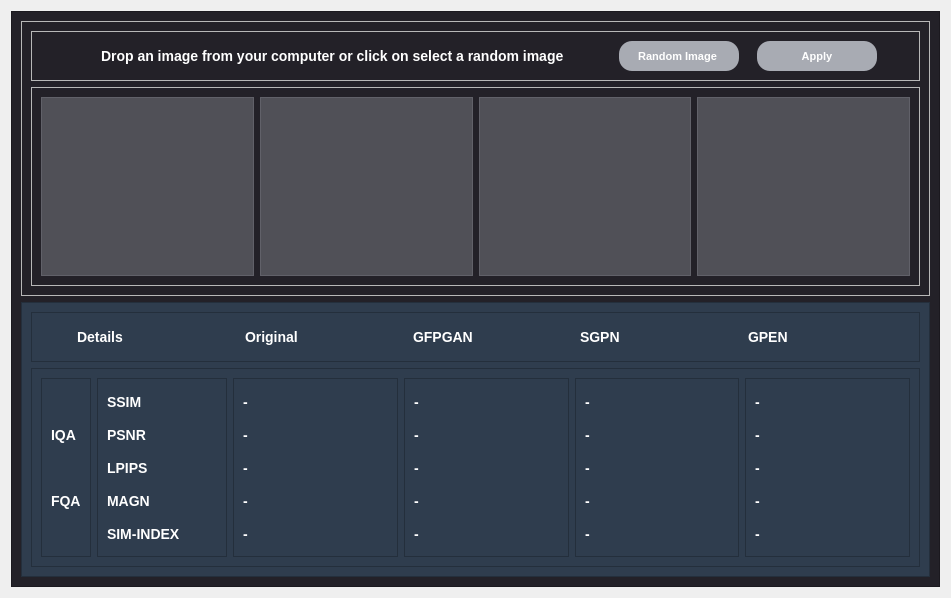
<?xml version="1.0" encoding="UTF-8"?>
<ui version="4.0">
 <class>Form</class>
 <widget class="QWidget" name="Form">
  <property name="geometry">
   <rect>
    <x>0</x>
    <y>0</y>
    <width>951</width>
    <height>598</height>
   </rect>
  </property>
  <property name="windowTitle">
   <string>Form</string>
  </property>
  <property name="styleSheet">
   <string notr="true">#MainPage{
background-color:rgba(35, 33, 40, 1);
}
#metricsFrame{
background-color:rgba(47, 61, 78, 1);
}
#selectionLB{
color:rgba(255, 255, 255, 1);
font-size:14px;
font-weight:bold;

}
#RandomBT{
font-size:11px;
font-weight:bold;
color:rgba(255, 255, 255, 1);
background-color:rgba(168, 171, 179, 1);
}
QPushButton {
    border-radius: 13px; /* Adjust the value to change the roundness */
}

#ApplyBT{
font-size:11px;
color:rgba(255, 255, 255, 1);
font-weight:bold;
background-color:rgba(168, 171, 179, 1);
}
QLabel{
color:rgba(255, 255, 255, 1);
font-size:14px;
font-weight:bold;
}</string>
  </property>
  <layout class="QGridLayout" name="gridLayout">
   <item row="0" column="0">
    <widget class="QFrame" name="MainPage">
     <property name="frameShape">
      <enum>QFrame::StyledPanel</enum>
     </property>
     <property name="frameShadow">
      <enum>QFrame::Raised</enum>
     </property>
     <layout class="QVBoxLayout" name="verticalLayout">
      <item>
       <widget class="QFrame" name="frame">
        <property name="sizePolicy">
         <sizepolicy hsizetype="Expanding" vsizetype="Expanding">
          <horstretch>0</horstretch>
          <verstretch>0</verstretch>
         </sizepolicy>
        </property>
        <property name="styleSheet">
         <string notr="true"/>
        </property>
        <property name="frameShape">
         <enum>QFrame::StyledPanel</enum>
        </property>
        <property name="frameShadow">
         <enum>QFrame::Raised</enum>
        </property>
        <layout class="QVBoxLayout" name="verticalLayout_2">
         <item>
          <widget class="QFrame" name="frame_2">
           <property name="sizePolicy">
            <sizepolicy hsizetype="Expanding" vsizetype="Expanding">
             <horstretch>0</horstretch>
             <verstretch>0</verstretch>
            </sizepolicy>
           </property>
           <property name="minimumSize">
            <size>
             <width>700</width>
             <height>50</height>
            </size>
           </property>
           <property name="maximumSize">
            <size>
             <width>1100</width>
             <height>50</height>
            </size>
           </property>
           <property name="frameShape">
            <enum>QFrame::StyledPanel</enum>
           </property>
           <property name="frameShadow">
            <enum>QFrame::Raised</enum>
           </property>
           <layout class="QHBoxLayout" name="horizontalLayout_2">
            <item>
             <widget class="QLabel" name="selectionIcon">
              <property name="sizePolicy">
               <sizepolicy hsizetype="Fixed" vsizetype="Fixed">
                <horstretch>0</horstretch>
                <verstretch>0</verstretch>
               </sizepolicy>
              </property>
              <property name="maximumSize">
               <size>
                <width>30</width>
                <height>30</height>
               </size>
              </property>
              <property name="text">
               <string/>
              </property>
              <property name="pixmap">
               <pixmap>:/icon1/C:/Users/HP/Downloads/identifiant-du-visage.png</pixmap>
              </property>
              <property name="scaledContents">
               <bool>true</bool>
              </property>
             </widget>
            </item>
            <item>
             <widget class="QLabel" name="selectionLB">
              <property name="sizePolicy">
               <sizepolicy hsizetype="Fixed" vsizetype="Fixed">
                <horstretch>0</horstretch>
                <verstretch>0</verstretch>
               </sizepolicy>
              </property>
              <property name="maximumSize">
               <size>
                <width>500</width>
                <height>90</height>
               </size>
              </property>
              <property name="text">
               <string>Drop an image from your computer or click on select a random image</string>
              </property>
             </widget>
            </item>
            <item>
             <widget class="QPushButton" name="RandomBT">
              <property name="sizePolicy">
               <sizepolicy hsizetype="Preferred" vsizetype="Preferred">
                <horstretch>0</horstretch>
                <verstretch>0</verstretch>
               </sizepolicy>
              </property>
              <property name="minimumSize">
               <size>
                <width>90</width>
                <height>30</height>
               </size>
              </property>
              <property name="maximumSize">
               <size>
                <width>120</width>
                <height>50</height>
               </size>
              </property>
              <property name="text">
               <string>Random Image </string>
              </property>
             </widget>
            </item>
            <item>
             <widget class="QPushButton" name="ApplyBT">
              <property name="sizePolicy">
               <sizepolicy hsizetype="Preferred" vsizetype="Preferred">
                <horstretch>0</horstretch>
                <verstretch>10</verstretch>
               </sizepolicy>
              </property>
              <property name="minimumSize">
               <size>
                <width>90</width>
                <height>30</height>
               </size>
              </property>
              <property name="maximumSize">
               <size>
                <width>120</width>
                <height>50</height>
               </size>
              </property>
              <property name="text">
               <string>Apply</string>
              </property>
             </widget>
            </item>
            <item>
             <spacer name="horizontalSpacer_2">
              <property name="orientation">
               <enum>Qt::Horizontal</enum>
              </property>
              <property name="sizeType">
               <enum>QSizePolicy::Fixed</enum>
              </property>
              <property name="sizeHint" stdset="0">
               <size>
                <width>20</width>
                <height>20</height>
               </size>
              </property>
             </spacer>
            </item>
           </layout>
          </widget>
         </item>
         <item>
          <widget class="QFrame" name="frame_3">
           <property name="sizePolicy">
            <sizepolicy hsizetype="Expanding" vsizetype="Expanding">
             <horstretch>0</horstretch>
             <verstretch>0</verstretch>
            </sizepolicy>
           </property>
           <property name="frameShape">
            <enum>QFrame::StyledPanel</enum>
           </property>
           <property name="frameShadow">
            <enum>QFrame::Raised</enum>
           </property>
           <layout class="QHBoxLayout" name="horizontalLayout">
            <item>
             <widget class="QFrame" name="orginalImg">
              <property name="minimumSize">
               <size>
                <width>170</width>
                <height>170</height>
               </size>
              </property>
              <property name="styleSheet">
               <string notr="true">background-color: rgba(168, 171, 179, 0.34);</string>
              </property>
              <property name="frameShape">
               <enum>QFrame::StyledPanel</enum>
              </property>
              <property name="frameShadow">
               <enum>QFrame::Raised</enum>
              </property>
             </widget>
            </item>
            <item>
             <widget class="QFrame" name="gfpganImg">
              <property name="minimumSize">
               <size>
                <width>170</width>
                <height>170</height>
               </size>
              </property>
              <property name="styleSheet">
               <string notr="true">background-color:rgba(168, 171, 179, 0.34);</string>
              </property>
              <property name="frameShape">
               <enum>QFrame::StyledPanel</enum>
              </property>
              <property name="frameShadow">
               <enum>QFrame::Raised</enum>
              </property>
             </widget>
            </item>
            <item>
             <widget class="QFrame" name="sgpnImg">
              <property name="minimumSize">
               <size>
                <width>170</width>
                <height>170</height>
               </size>
              </property>
              <property name="styleSheet">
               <string notr="true">background-color: rgba(168, 171, 179, 0.34);</string>
              </property>
              <property name="frameShape">
               <enum>QFrame::StyledPanel</enum>
              </property>
              <property name="frameShadow">
               <enum>QFrame::Raised</enum>
              </property>
             </widget>
            </item>
            <item>
             <widget class="QFrame" name="gpenImg">
              <property name="minimumSize">
               <size>
                <width>170</width>
                <height>170</height>
               </size>
              </property>
              <property name="styleSheet">
               <string notr="true">background-color:rgba(168, 171, 179, 0.34);</string>
              </property>
              <property name="frameShape">
               <enum>QFrame::StyledPanel</enum>
              </property>
              <property name="frameShadow">
               <enum>QFrame::Raised</enum>
              </property>
             </widget>
            </item>
           </layout>
          </widget>
         </item>
        </layout>
       </widget>
      </item>
      <item>
       <widget class="QFrame" name="metricsFrame">
        <property name="sizePolicy">
         <sizepolicy hsizetype="Expanding" vsizetype="Expanding">
          <horstretch>0</horstretch>
          <verstretch>0</verstretch>
         </sizepolicy>
        </property>
        <property name="styleSheet">
         <string notr="true"/>
        </property>
        <property name="frameShape">
         <enum>QFrame::StyledPanel</enum>
        </property>
        <property name="frameShadow">
         <enum>QFrame::Raised</enum>
        </property>
        <layout class="QVBoxLayout" name="verticalLayout_3">
         <item>
          <widget class="QFrame" name="frame_9">
           <property name="sizePolicy">
            <sizepolicy hsizetype="Preferred" vsizetype="Maximum">
             <horstretch>0</horstretch>
             <verstretch>0</verstretch>
            </sizepolicy>
           </property>
           <property name="maximumSize">
            <size>
             <width>16777215</width>
             <height>50</height>
            </size>
           </property>
           <property name="styleSheet">
            <string notr="true">background-color:rgba(47, 61, 78, 1);</string>
           </property>
           <property name="frameShape">
            <enum>QFrame::StyledPanel</enum>
           </property>
           <property name="frameShadow">
            <enum>QFrame::Raised</enum>
           </property>
           <layout class="QGridLayout" name="gridLayout_2">
            <item row="0" column="0">
             <widget class="QLabel" name="detailsIcon">
              <property name="sizePolicy">
               <sizepolicy hsizetype="Fixed" vsizetype="Fixed">
                <horstretch>0</horstretch>
                <verstretch>0</verstretch>
               </sizepolicy>
              </property>
              <property name="maximumSize">
               <size>
                <width>30</width>
                <height>30</height>
               </size>
              </property>
              <property name="text">
               <string/>
              </property>
              <property name="pixmap">
               <pixmap>:/icon/C:/Users/HP/Downloads/details.png</pixmap>
              </property>
              <property name="scaledContents">
               <bool>true</bool>
              </property>
             </widget>
            </item>
            <item row="0" column="1">
             <widget class="QLabel" name="details">
              <property name="text">
               <string>Details</string>
              </property>
             </widget>
            </item>
            <item row="0" column="2">
             <widget class="QLabel" name="original">
              <property name="text">
               <string>Original</string>
              </property>
             </widget>
            </item>
            <item row="0" column="3">
             <widget class="QLabel" name="gfpgan">
              <property name="text">
               <string>GFPGAN</string>
              </property>
             </widget>
            </item>
            <item row="0" column="4">
             <widget class="QLabel" name="sgpn">
              <property name="text">
               <string>SGPN</string>
              </property>
             </widget>
            </item>
            <item row="0" column="5">
             <widget class="QLabel" name="gpen">
              <property name="text">
               <string>GPEN</string>
              </property>
             </widget>
            </item>
           </layout>
          </widget>
         </item>
         <item>
          <widget class="QFrame" name="frame_10">
           <property name="styleSheet">
            <string notr="true">background-color:rgba(47, 61, 78, 1);</string>
           </property>
           <property name="frameShape">
            <enum>QFrame::StyledPanel</enum>
           </property>
           <property name="frameShadow">
            <enum>QFrame::Raised</enum>
           </property>
           <layout class="QHBoxLayout" name="horizontalLayout_3">
            <item>
             <widget class="QFrame" name="frame_16">
              <property name="maximumSize">
               <size>
                <width>50</width>
                <height>16777215</height>
               </size>
              </property>
              <property name="styleSheet">
               <string notr="true">background-color:rgba(47, 61, 78, 1);</string>
              </property>
              <property name="frameShape">
               <enum>QFrame::StyledPanel</enum>
              </property>
              <property name="frameShadow">
               <enum>QFrame::Raised</enum>
              </property>
              <layout class="QVBoxLayout" name="verticalLayout_9">
               <item>
                <widget class="QLabel" name="label_34">
                 <property name="text">
                  <string/>
                 </property>
                </widget>
               </item>
               <item>
                <widget class="QLabel" name="iqa">
                 <property name="text">
                  <string>IQA</string>
                 </property>
                </widget>
               </item>
               <item>
                <widget class="QLabel" name="label_36">
                 <property name="text">
                  <string/>
                 </property>
                </widget>
               </item>
               <item>
                <widget class="QLabel" name="fqa">
                 <property name="text">
                  <string>FQA</string>
                 </property>
                </widget>
               </item>
               <item>
                <widget class="QLabel" name="label_38">
                 <property name="text">
                  <string/>
                 </property>
                </widget>
               </item>
              </layout>
             </widget>
            </item>
            <item>
             <widget class="QFrame" name="frame_15">
              <property name="maximumSize">
               <size>
                <width>130</width>
                <height>16777215</height>
               </size>
              </property>
              <property name="styleSheet">
               <string notr="true">background-color:rgba(47, 61, 78, 1);</string>
              </property>
              <property name="frameShape">
               <enum>QFrame::StyledPanel</enum>
              </property>
              <property name="frameShadow">
               <enum>QFrame::Raised</enum>
              </property>
              <layout class="QVBoxLayout" name="verticalLayout_8">
               <item>
                <widget class="QLabel" name="ssim">
                 <property name="text">
                  <string>SSIM</string>
                 </property>
                </widget>
               </item>
               <item>
                <widget class="QLabel" name="psnr">
                 <property name="text">
                  <string>PSNR</string>
                 </property>
                </widget>
               </item>
               <item>
                <widget class="QLabel" name="lpips">
                 <property name="text">
                  <string>LPIPS</string>
                 </property>
                </widget>
               </item>
               <item>
                <widget class="QLabel" name="magn">
                 <property name="text">
                  <string>MAGN</string>
                 </property>
                </widget>
               </item>
               <item>
                <widget class="QLabel" name="index">
                 <property name="text">
                  <string>SIM-INDEX</string>
                 </property>
                </widget>
               </item>
              </layout>
             </widget>
            </item>
            <item>
             <widget class="QFrame" name="frame_14">
              <property name="maximumSize">
               <size>
                <width>170</width>
                <height>16777215</height>
               </size>
              </property>
              <property name="styleSheet">
               <string notr="true">background-color:rgba(47, 61, 78, 1);</string>
              </property>
              <property name="frameShape">
               <enum>QFrame::StyledPanel</enum>
              </property>
              <property name="frameShadow">
               <enum>QFrame::Raised</enum>
              </property>
              <layout class="QVBoxLayout" name="verticalLayout_7">
               <item>
                <widget class="QLabel" name="sso">
                 <property name="text">
                  <string>-</string>
                 </property>
                </widget>
               </item>
               <item>
                <widget class="QLabel" name="po">
                 <property name="text">
                  <string>-</string>
                 </property>
                </widget>
               </item>
               <item>
                <widget class="QLabel" name="lo">
                 <property name="text">
                  <string>-</string>
                 </property>
                </widget>
               </item>
               <item>
                <widget class="QLabel" name="mo">
                 <property name="text">
                  <string>-</string>
                 </property>
                </widget>
               </item>
               <item>
                <widget class="QLabel" name="io">
                 <property name="text">
                  <string>-</string>
                 </property>
                </widget>
               </item>
              </layout>
             </widget>
            </item>
            <item>
             <widget class="QFrame" name="frame_13">
              <property name="maximumSize">
               <size>
                <width>180</width>
                <height>16777215</height>
               </size>
              </property>
              <property name="styleSheet">
               <string notr="true">background-color:rgba(47, 61, 78, 1);</string>
              </property>
              <property name="frameShape">
               <enum>QFrame::StyledPanel</enum>
              </property>
              <property name="frameShadow">
               <enum>QFrame::Raised</enum>
              </property>
              <layout class="QVBoxLayout" name="verticalLayout_6">
               <item>
                <widget class="QLabel" name="ssgf">
                 <property name="text">
                  <string>-</string>
                 </property>
                </widget>
               </item>
               <item>
                <widget class="QLabel" name="pgf">
                 <property name="text">
                  <string>-</string>
                 </property>
                </widget>
               </item>
               <item>
                <widget class="QLabel" name="lgf">
                 <property name="text">
                  <string>-</string>
                 </property>
                </widget>
               </item>
               <item>
                <widget class="QLabel" name="mgf">
                 <property name="text">
                  <string>-</string>
                 </property>
                </widget>
               </item>
               <item>
                <widget class="QLabel" name="sgf">
                 <property name="text">
                  <string>-</string>
                 </property>
                </widget>
               </item>
              </layout>
             </widget>
            </item>
            <item>
             <widget class="QFrame" name="frame_12">
              <property name="maximumSize">
               <size>
                <width>180</width>
                <height>16777215</height>
               </size>
              </property>
              <property name="styleSheet">
               <string notr="true">background-color:rgba(47, 61, 78, 1);</string>
              </property>
              <property name="frameShape">
               <enum>QFrame::StyledPanel</enum>
              </property>
              <property name="frameShadow">
               <enum>QFrame::Raised</enum>
              </property>
              <layout class="QVBoxLayout" name="verticalLayout_5">
               <item>
                <widget class="QLabel" name="ssn">
                 <property name="text">
                  <string>-</string>
                 </property>
                </widget>
               </item>
               <item>
                <widget class="QLabel" name="pn">
                 <property name="text">
                  <string>-</string>
                 </property>
                </widget>
               </item>
               <item>
                <widget class="QLabel" name="ln">
                 <property name="text">
                  <string>-</string>
                 </property>
                </widget>
               </item>
               <item>
                <widget class="QLabel" name="mn">
                 <property name="text">
                  <string>-</string>
                 </property>
                </widget>
               </item>
               <item>
                <widget class="QLabel" name="sn">
                 <property name="text">
                  <string>-</string>
                 </property>
                </widget>
               </item>
              </layout>
             </widget>
            </item>
            <item>
             <widget class="QFrame" name="frame_11">
              <property name="maximumSize">
               <size>
                <width>180</width>
                <height>16777215</height>
               </size>
              </property>
              <property name="styleSheet">
               <string notr="true">background-color:rgba(47, 61, 78, 1);</string>
              </property>
              <property name="frameShape">
               <enum>QFrame::StyledPanel</enum>
              </property>
              <property name="frameShadow">
               <enum>QFrame::Raised</enum>
              </property>
              <layout class="QVBoxLayout" name="verticalLayout_4">
               <item>
                <widget class="QLabel" name="sspn">
                 <property name="text">
                  <string>-</string>
                 </property>
                </widget>
               </item>
               <item>
                <widget class="QLabel" name="ppn">
                 <property name="text">
                  <string>-</string>
                 </property>
                </widget>
               </item>
               <item>
                <widget class="QLabel" name="lppn">
                 <property name="text">
                  <string>-</string>
                 </property>
                </widget>
               </item>
               <item>
                <widget class="QLabel" name="mpn">
                 <property name="text">
                  <string>-</string>
                 </property>
                </widget>
               </item>
               <item>
                <widget class="QLabel" name="spn">
                 <property name="text">
                  <string>-</string>
                 </property>
                </widget>
               </item>
              </layout>
             </widget>
            </item>
           </layout>
          </widget>
         </item>
        </layout>
       </widget>
      </item>
     </layout>
    </widget>
   </item>
  </layout>
 </widget>
 <resources>
  <include location="resource.qrc"/>
 </resources>
 <connections/>
</ui>
